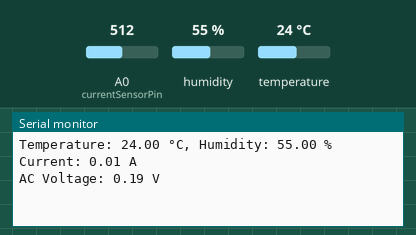
Simulated run of this sketch. Board: Arduino Uno, built with avr-gcc and run on an emulated ATmega328P. Shown: the last lines printed to the serial monitor. The test bench sets the inputs (shaded band); at power-on: humidity 55 %, A0 (currentSensorPin) = 512, temperature 24 °C.

Above: at 1.2 s.
1.3 s: humidity set to 22 %
At 2.62 s:
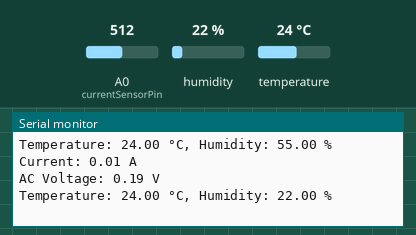
2.8 s: A0 (currentSensorPin) set to 716
At 2.86 s:
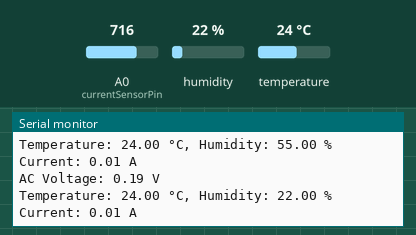
4.3 s: temperature set to 12 °C
At 5.7 s:
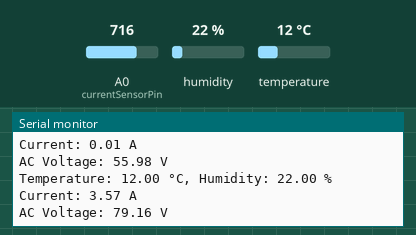
5.8 s: A0 (currentSensorPin) set to 900
7.3 s: humidity set to 40 %
At 9.3 s:
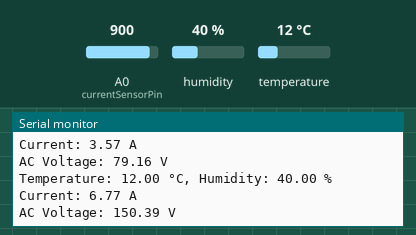
Timing chart, 0 to 9.8 s (numbered marks = the images above; inputs shaded):
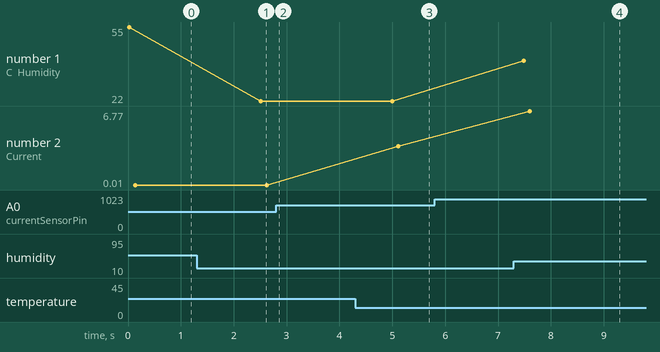

The sketch:

datafromsensornewone.ino
```cpp
#include <DHT.h>

#define DHTPIN 2           // GPIO2 / D4 on NodeMCU
#define DHTTYPE DHT11
DHT dht(DHTPIN, DHTTYPE);

const int currentSensorPin = A0;  // ACS712 current sensor pin
const int voltageSensorPin = A0;  // ZMPT101B voltage sensor pin (you may need to change this if using separate pins)

// Calibration constants - Adjust these as per your setup
const float ACS712_MIDPOINT = 1.65;      // Midpoint for 3.3V systems
const float ACS712_SENSITIVITY = 0.185;  // Sensitivity for ACS712-5A: 185 mV per Amp
const float ZMPT101B_SCALING = 120;      // Scaling factor for ZMPT101B - adjust based on your calibration

void setup() {
  Serial.begin(115200);
  dht.begin();
}

void loop() {
  // Read temperature and humidity from DHT11
  float humidity = dht.readHumidity();
  float temperature = dht.readTemperature();

  if (isnan(humidity) || isnan(temperature)) {
    Serial.println("Failed to read from DHT sensor!");
  } else {
    Serial.print("Temperature: ");
    Serial.print(temperature);
    Serial.print(" °C, Humidity: ");
    Serial.print(humidity);
    Serial.println(" %");
  }

  // Read current from ACS712
  float current = getAverageCurrent();
  Serial.print("Current: ");
  Serial.print(current);
  Serial.println(" A");

  // Read AC voltage from ZMPT101B
  float voltageAC = getACVoltage();
  Serial.print("AC Voltage: ");
  Serial.print(voltageAC);
  Serial.println(" V");

  delay(2000);  // Delay between readings for sensor stability
}

// Function to get the average current using ACS712 sensor
float getAverageCurrent() {
  int numSamples = 100; // Increase sample count for better averaging
  float totalCurrent = 0;

  for (int i = 0; i < numSamples; i++) {
    int sensorValue = analogRead(currentSensorPin);
    float voltage = sensorValue * (3.3 / 1023.0);  // Convert ADC value to voltage
    float current = (voltage - ACS712_MIDPOINT) / ACS712_SENSITIVITY; // Convert voltage to current
    totalCurrent += current;
    delay(1);  // Reduced delay to improve sampling rate
  }

  // Average current calculation
  float averageCurrent = totalCurrent / numSamples;
  return max(averageCurrent, 0.0f);  // Ensure no negative values
}

// Function to get AC voltage using ZMPT101B sensor
float getACVoltage() {
  int numSamples = 300; // Further increase sample count for better RMS calculation
  float sumVoltageSquared = 0;

  for (int i = 0; i < numSamples; i++) {
    int sensorValue = analogRead(voltageSensorPin);
    float voltage = (sensorValue * (3.3 / 1023.0)) - 1.65; // Convert ADC to voltage, then center around 0
    sumVoltageSquared += voltage * voltage;
    delay(1);
  }

  // Calculate RMS voltage
  float rmsVoltage = sqrt(sumVoltageSquared / numSamples) * ZMPT101B_SCALING;
  return rmsVoltage;
}
```

Measured:
- after the input at 1.3 s, the serial monitor: prints a new line after 1.2 s (image 1)
- after the input at 4.3 s, the serial monitor: prints a new line after 0.70 s (image 3)
- after the input at 7.3 s, the serial monitor: prints a new line after 0.18 s (image 4)
- plotted number 1: 55 → 22 after the input at 1.3 s, 22 → 40 after the input at 7.3 s
